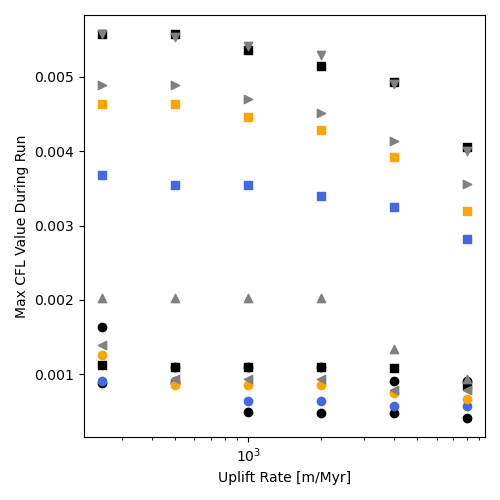

This figure's Python source:
#!/usr/bin/env python3
# -*- coding: utf-8 -*-
"""
Created on Tue Dec  5 08:06:44 2023

@author: aforte
"""

import sys
sys.path.insert(0,'/Users/aforte/Documents/GitHub/snowmelt-tectonics')
import stimpy as st
import pandas as pd
import numpy as np
import matplotlib.pyplot as plt

# Greater Caucasus
gc_col='black'

# Alps
alps_col='royalblue'

# British Columbia
bc_col='orange'

# master_location='/Volumes/Choruh/Data/snowmelt_project/'
master_data_location='/Users/aforte/Documents/Python/snowmelt/'

master_location=master_data_location+'model_outputs_v2/'

u_vec=np.array([250,500,1000,2000,4000,8000])

gc_mlu=['gc025u','gc05u','gc1u','gc2u','gc4u','gc8u']
gc_plu=['ts_','ts_','ts_','ts_','ts_','ts_']
gc_dlu=['gcu','gcu','gcu','gcu','gcu','gcu']

gc_mll=['gc025l','gc05l','gc1l','gc2l','gc4l','gc8l']
gc_pll=['ts_','ts_','ts_','ts_','ts_','ts_']
gc_dll=['gcl','gcl','gcl','gcl','gcl','gcl']

gc_mlu10=['gc025u_10l','gc05u_10l','gc1u_10l','gc2u_10l','gc4u_10l','gc8u_10l']
gc_plu10=['ts_','ts_','ts_','ts_','ts_','ts_']
gc_dlu10=['gcu_10l','gcu_10l','gcu_10l','gcu_10l','gcu_10l','gcu_10l']

gc_mll10=['gc025l_10l','gc05l_10l','gc1l_10l','gc2l_10l','gc4l_10l','gc8l_10l']
gc_pll10=['ts_','ts_','ts_','ts_','ts_','ts_']
gc_dll10=['gcl_10l','gcl_10l','gcl_10l','gcl_10l','gcl_10l','gcl_10l']

gc_mluA=['gc025u_Area','gc05u_Area','gc1u_Area','gc2u_Area','gc4u_Area','gc8u_Area']
gc_pluA=['ts_','ts_','ts_','ts_','ts_','ts_']
gc_dluA=['gcu_A','gcu_A','gcu_A','gcu_A','gcu_A','gcu_A']

gc_mllA=['gc025l_Area','gc05l_Area','gc1l_Area','gc2l_Area','gc4l_Area','gc8l_Area']
gc_pllA=['ts_','ts_','ts_','ts_','ts_','ts_']
gc_dllA=['gcl_A','gcl_A','gcl_A','gcl_A','gcl_A','gcl_A']

gc_mluR=['gc025u_RO','gc05u_RO','gc1u_RO','gc2u_RO','gc4u_RO','gc8u_RO']
gc_pluR=['ts_','ts_','ts_','ts_','ts_','ts_']
gc_dluR=['gcu_R','gcu_R','gcu_R','gcu_R','gcu_R','gcu_R']

gc_mllR=['gc025l_RO','gc05l_RO','gc1l_RO','gc2l_RO','gc4l_RO','gc8l_RO']
gc_pllR=['ts_','ts_','ts_','ts_','ts_','ts_']
gc_dllR=['gcl_R','gcl_R','gcl_R','gcl_R','gcl_R','gcl_R']


gc_mcu=st.ModelComparison(master_location,gc_mlu,gc_plu,gc_dlu)
stabil1=gc_mcu.stability_values()

gc_mcl=st.ModelComparison(master_location,gc_mll,gc_pll,gc_dll)
stabil2=gc_mcl.stability_values()

gc_mcu10=st.ModelComparison(master_location,gc_mlu10,gc_plu10,gc_dlu10)
stabil3=gc_mcu10.stability_values()

gc_mcl10=st.ModelComparison(master_location,gc_mll10,gc_pll10,gc_dll10)
stabil4=gc_mcl10.stability_values()

gc_mcuA=st.ModelComparison(master_location,gc_mluA,gc_pluA,gc_dluA)
stabil9=gc_mcuA.stability_values()

gc_mclA=st.ModelComparison(master_location,gc_mllA,gc_pllA,gc_dllA)
stabil10=gc_mclA.stability_values()

gc_mcuR=st.ModelComparison(master_location,gc_mluR,gc_pluR,gc_dluR)
stabil11=gc_mcuR.stability_values()

gc_mclR=st.ModelComparison(master_location,gc_mllR,gc_pllR,gc_dllR)
stabil12=gc_mclR.stability_values()


a_mlu=['a025u','a05u','a1u','a2u','a4u','a8u']
a_plu=['ts_','ts_','ts_','ts_','ts_','ts_']
a_dlu=['au','au','au','au','au','au']

a_mll=['a025l','a05l','a1l','a2l','a4l','a8l']
a_pll=['ts_','ts_','ts_','ts_','ts_','ts_']
a_dll=['al','al','al','al','al','al']

    
a_mcu=st.ModelComparison(master_location,a_mlu,a_plu,a_dlu)
stabil5=a_mcu.stability_values()


a_mcl=st.ModelComparison(master_location,a_mll,a_pll,a_dll)
stabil6=a_mcl.stability_values()

bc_mlu=['bc025u','bc05u','bc1u','bc2u','bc4u','bc8u']
bc_plu=['ts_','ts_','ts_','ts_','ts_','ts_']
bc_dlu=['bcu','bcu','bcu','bcu','bcu','bcu']

bc_mll=['bc025l','bc05l','bc1l','bc2l','bc4l','bc8l']
bc_pll=['ts_','ts_','ts_','ts_','ts_','ts_']
bc_dll=['bcl','bcl','bcl','bcl','bcl','bcl']

    
bc_mcu=st.ModelComparison(master_location,bc_mlu,bc_plu,bc_dlu)
stabil7=bc_mcu.stability_values()

bc_mcl=st.ModelComparison(master_location,bc_mll,bc_pll,bc_dll)
stabil8=bc_mcl.stability_values()

model=gc_mlu+gc_mll+gc_mlu10+gc_mll10+a_mlu+a_mll+bc_mlu+bc_mll+gc_mluA+gc_mllA+gc_mluR+gc_mllR
group=gc_dlu+gc_dll+gc_dlu10+gc_dll10+a_dlu+a_dll+bc_dlu+bc_dll+gc_dluA+gc_dllA+gc_dluR+gc_dllR
stabil=np.concatenate((stabil1,stabil2,stabil3,stabil4,stabil5,stabil6,stabil7,stabil8,stabil9,stabil10,stabil11,stabil12),axis=0)
U=np.tile(u_vec,12)


group_list=['gcu','gcl','gcu_10l','gcl_10l','au','al','bcu','bcl','gcu_A','gcl_A','gcu_R','gcl_R']
mar_list=['o','s','o','s','o','s','o','s','^','v','<','>']
len_list=[50,50,10,10,50,50,50,50,50,50]
col_list=[gc_col,gc_col,gc_col,gc_col,alps_col,alps_col,bc_col,bc_col,'gray','gray','gray','gray']
label=['GC Unlinked','GC Linked','GC Unlinked 10 km','GC Linked 10 km',
       'Alps Unlinked','Alps Linked','BC Unlinked','BC Linked','GC Unlinked Area','GC Linked Area','GC Unlinked Rain','GC Linked Rain']

f1=plt.figure(1,figsize=(5,5))
for i in range(len(group_list)):
    idx=np.array(group)==group_list[i]
    plt.scatter(U[idx],stabil[idx],color=col_list[i],marker=mar_list[i])
    
plt.xscale('log')
plt.xlabel('Uplift Rate [m/Myr]')
plt.ylabel('Max CFL Value During Run')
plt.tight_layout()

f1.savefig('REVIEW_stability.pdf')


model_list=['bc8u','bc8u_HighDef']
prefix_list=['ts_','ts_']
descript_list=['BC 8 mm/yr - Unlinked','BC 8 mm/yr - Unlinked - HighDef']

mc=st.ModelComparison(master_location,model_list,prefix_list,descript_list)
# f1=mc.comp_profile_evol(25,3.25,3.5,35,[4.5e6,2.5e6])
f2=mc.comp_profile_evol2(50,3.25,20,15,[5e5,5e5])
f2.savefig('REVIEW_highdefcomp.pdf')

f3=mc.comp_excd_prob2(0.75,20,[5e5,5e5],['k','gray'])
f3.savefig('REVIEW_highdefcomp2.pdf')
